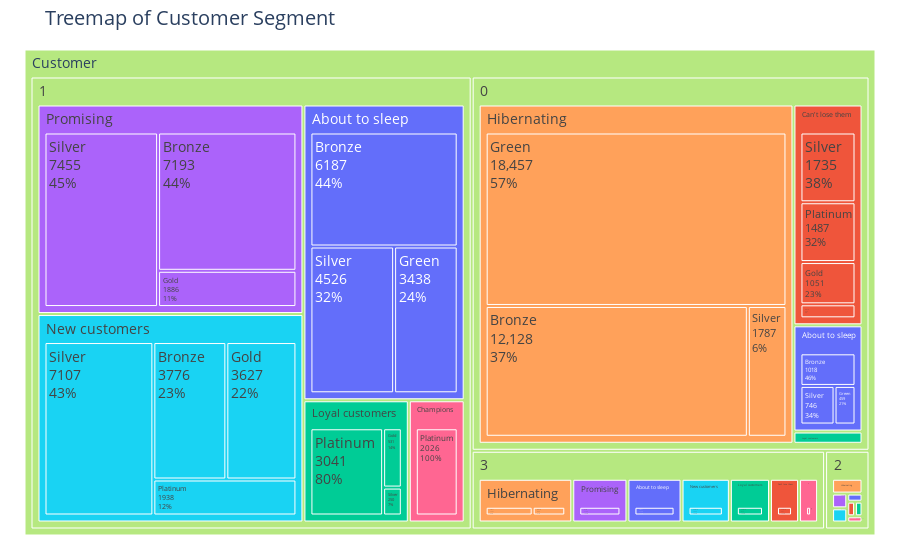

Source (notebook cell):
### Markdown cell above
Visão geral de acordo com o Cluster, Segmento e Score.

### Code cell
#colors=['#bad0af','#d5e0cf','#f1f1f1','#f1d4d4'] #color palette
fig = px.treemap(aux, path=[px.Constant("Customer"), 'Cluster', 'Segment','Score'], values='Count'
                ,title="Treemap of Customer Segment",color='Segment')
#fig.update_traces(root_color="lightgrey")
fig.update_layout(margin = dict(t=50, l=25, r=25, b=25))

fig.update_layout(
    #treemapcolorway = colors, #defines the colors in the treemap
    margin = dict(t=50, l=25, r=25, b=25),font=dict(size=14))

fig.data[0].textinfo = 'label+text+value+percent parent'
#fig.show()
iplot(fig)

### Figure 1 — Plotly figure (JSON) as saved in the notebook; plotly's stock layout.template omitted (floating-point values rounded to 4 significant figures)
{"data": [{"branchvalues": "total", "customdata": [["About to sleep"], ["About to sleep"], ["Can't lose them"], ["Loyal customers"], ["Can't lose them"], ["Promising"], ["Promising"], ["About to sleep"], ["Hibernating"], ["Hibernating"], ["Hibernating"], ["New customers"], ["New customers"], ["Hibernating"], ["New customers"], ["Hibernating"], ["About to sleep"], ["Loyal customers"], ["Hibernating"], ["Loyal customers"], ["Can't lose them"], ["Promising"], ["New customers"], ["About to sleep"], ["Hibernating"], ["Can't lose them"], ["Can't lose them"], ["Loyal customers"], ["Promising"], ["New customers"], ["Loyal customers"], ["About to sleep"], ["About to sleep"], ["Champions"], ["Champions"], ["Champions"], ["New customers"], ["Can't lose them"], ["About to sleep"], ["Loyal customers"], ["Loyal customers"], ["Loyal customers"], ["Promising"], ["About to sleep"], ["About to sleep"], ["About to sleep"], ["About to sleep"], ["Can't lose them"], ["Can't lose them"], ["Can't lose them"], ["Champions"], ["Champions"], ["Champions"], ["Hibernating"], ["Hibernating"], ["Hibernating"], ["Loyal customers"], ["Loyal customers"], ["Loyal customers"], ["Loyal customers"], ["New customers"], ["New customers"], ["New customers"], ["Promising"], ["Promising"], ["Promising"], ["(?)"], ["(?)"], ["(?)"], ["(?)"], ["(?)"]], "domain": {"x": [0, 1], "y": [0, 1]}, "hovertemplate": "labels=%{label}<br>Count=%{value}<br>parent=%{parent}<br>id=%{id}<br>Segment=%{customdata[0]}<extra></extra>", "ids": ["Customer/0/About to sleep/Bronze", "Customer/1/About to sleep/Bronze", "Customer/0/Can't lose them/Bronze", "Customer/3/Loyal customers/Platinum", "Customer/0/Can't lose them/Silver", "Customer/2/Promising/Gold", "Customer/3/Promising/Gold", "Customer/0/About to sleep/Green", "Customer/0/Hibernating/Bronze", "Customer/2/Hibernating/Bronze", "Customer/3/Hibernating/Bronze", "Customer/1/New customers/Bronze", "Customer/1/New customers/Platinum", "Customer/0/Hibernating/Silver", "Customer/2/New customers/Platinum", "Customer/2/Hibernating/Silver", "Customer/1/About to sleep/Green", "Customer/0/Loyal customers/Silver", "Customer/3/Hibernating/Silver", "Customer/0/Loyal customers/Gold", "Customer/0/Can't lose them/Gold", "Customer/1/Promising/Bronze", "Customer/3/New customers/Platinum", "Customer/0/About to sleep/Silver", "Customer/0/Hibernating/Green", "Customer/0/Can't lose them/Platinum", "Customer/2/Can't lose them/Platinum", "Customer/1/Loyal customers/Silver", "Customer/1/Promising/Gold", "Customer/1/New customers/Gold", "Customer/1/Loyal customers/Gold", "Customer/1/About to sleep/Silver", "Customer/2/About to sleep/Silver", "Customer/1/Champions/Platinum", "Customer/3/Champions/Platinum", "Customer/2/Champions/Platinum", "Customer/1/New customers/Silver", "Customer/3/Can't lose them/Platinum", "Customer/3/About to sleep/Silver", "Customer/1/Loyal customers/Platinum", "Customer/0/Loyal customers/Platinum", "Customer/2/Loyal customers/Platinum", "Customer/1/Promising/Silver", "Customer/0/About to sleep", "Customer/1/About to sleep", "Customer/2/About to sleep", "Customer/3/About to sleep", "Customer/0/Can't lose them", "Customer/2/Can't lose them", "Customer/3/Can't lose them", "Customer/1/Champions", "Customer/2/Champions", "Customer/3/Champions", "Customer/0/Hibernating", "Customer/2/Hibernating", "Customer/3/Hibernating", "Customer/0/Loyal customers", "Customer/1/Loyal customers", "Customer/2/Loyal customers", "Customer/3/Loyal customers", "Customer/1/New customers", "Customer/2/New customers", "Customer/3/New customers", "Customer/1/Promising", "Customer/2/Promising", "Customer/3/Promising", "Customer/0", "Customer/1", "Customer/2", "Customer/3", "Customer"], "labels": ["Bronze", "Bronze", "Bronze", "Platinum", "Silver", "Gold", "Gold", "Green", "Bronze", "Bronze", "Bronze", "Bronze", "Platinum", "Silver", "Platinum", "Silver", "Green", "Silver", "Silver", "Gold", "Gold", "Bronze", "Platinum", "Silver", "Green", "Platinum", "Platinum", "Silver", "Gold", "Gold", "Gold", "Silver", "Silver", "Platinum", "Platinum", "Platinum", "Silver", "Platinum", "Silver", "Platinum", "Platinum", "Platinum", "Silver", "About to sleep", "About to sleep", "About to sleep", "About to sleep", "Can't lose them", "Can't lose them", "Can't lose them", "Champions", "Champions", "Champions", "Hibernating", "Hibernating", "Hibernating", "Loyal customers", "Loyal customers", "Loyal customers", "Loyal customers", "New customers", "New customers", "New customers", "Promising", "Promising", "Promising", "0", "1", "2", "3", "Customer"], "marker": {"colors": ["#636efa", "#636efa", "#EF553B", "#00cc96", "#EF553B", "#ab63fa", "#ab63fa", "#636efa", "#FFA15A", "#FFA15A", "#FFA15A", "#19d3f3", "#19d3f3", "#FFA15A", "#19d3f3", "#FFA15A", "#636efa", "#00cc96", "#FFA15A", "#00cc96", "#EF553B", "#ab63fa", "#19d3f3", "#636efa", "#FFA15A", "#EF553B", "#EF553B", "#00cc96", "#ab63fa", "#19d3f3", "#00cc96", "#636efa", "#636efa", "#FF6692", "#FF6692", "#FF6692", "#19d3f3", "#EF553B", "#636efa", "#00cc96", "#00cc96", "#00cc96", "#ab63fa", "#636efa", "#636efa", "#636efa", "#636efa", "#EF553B", "#EF553B", "#EF553B", "#FF6692", "#FF6692", "#FF6692", "#FFA15A", "#FFA15A", "#FFA15A", "#00cc96", "#00cc96", "#00cc96", "#00cc96", "#19d3f3", "#19d3f3", "#19d3f3", "#ab63fa", "#ab63fa", "#ab63fa", "#B6E880", "#B6E880", "#B6E880", "#B6E880", "#B6E880"]}, "name": "", "parents": ["Customer/0/About to sleep", "Customer/1/About to sleep", "Customer/0/Can't lose them", "Customer/3/Loyal customers", "Customer/0/Can't lose them", "Customer/2/Promising", "Customer/3/Promising", "Customer/0/About to sleep", "Customer/0/Hibernating", "Customer/2/Hibernating", "Customer/3/Hibernating", "Customer/1/New customers", "Customer/1/New customers", "Customer/0/Hibernating", "Customer/2/New customers", "Customer/2/Hibernating", "Customer/1/About to sleep", "Customer/0/Loyal customers", "Customer/3/Hibernating", "Customer/0/Loyal customers", "Customer/0/Can't lose them", "Customer/1/Promising", "Customer/3/New customers", "Customer/0/About to sleep", "Customer/0/Hibernating", "Customer/0/Can't lose them", "Customer/2/Can't lose them", "Customer/1/Loyal customers", "Customer/1/Promising", "Customer/1/New customers", "Customer/1/Loyal customers", "Customer/1/About to sleep", "Customer/2/About to sleep", "Customer/1/Champions", "Customer/3/Champions", "Customer/2/Champions", "Customer/1/New customers", "Customer/3/Can't lose them", "Customer/3/About to sleep", "Customer/1/Loyal customers", "Customer/0/Loyal customers", "Customer/2/Loyal customers", "Customer/1/Promising", "Customer/0", "Customer/1", "Customer/2", "Customer/3", "Customer/0", "Customer/2", "Customer/3", "Customer/1", "Customer/2", "Customer/3", "Customer/0", "Customer/2", "Customer/3", "Customer/0", "Customer/1", "Customer/2", "Customer/3", "Customer/1", "Customer/2", "Customer/3", "Customer/1", "Customer/2", "Customer/3", "Customer", "Customer", "Customer", "Customer", ""], "textinfo": "label+text+value+percent parent", "type": "treemap", "values": [1018, 6187, 348, 872, 1735, 156, 1199, 459, 12128, 144, 833, 3776, 1938, 1787, 150, 170, 3438, 60, 1201, 29, 1051, 7193, 1050, 746, 18457, 1487, 79, 250, 1886, 3627, 531, 4526, 86, 2026, 414, 66, 7107, 631, 1176, 3041, 167, 76, 7455, 2223, 14151, 86, 1176, 4621, 79, 631, 2026, 66, 414, 32372, 314, 2034, 256, 3822, 76, 872, 16448, 150, 1050, 16534, 156, 1199, 39472, 52981, 927, 7376, 100756]}], "layout": {"font": {"size": 14}, "legend": {"tracegroupgap": 0}, "margin": {"b": 25, "l": 25, "r": 25, "t": 50}, "title": {"text": "Treemap of Customer Segment"}}}
